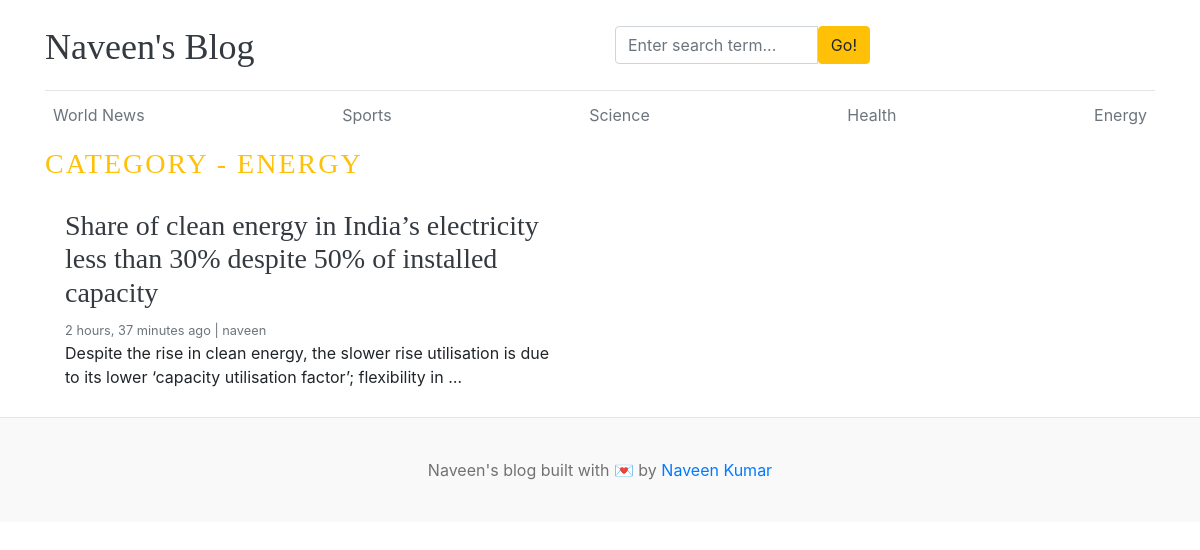
The page /category/5/ on the database its author committed.
### blogs/models.py (models this page shows, shortened)
class Category(models.Model):
    category_name = models.CharField(max_length=50, unique=True)
    created_at = models.DateField(auto_now_add=True)
    updated_at = models.DateTimeField(auto_now=True)
    class Meta:
        verbose_name_plural = "categories"
    def __str__(self):
        return self.category_name

class Blog(models.Model):
    title = models.CharField(max_length=100)
    slug = models.SlugField(max_length=150, unique=True, blank=True)
    category = models.ForeignKey(Category, on_delete=models.CASCADE)
    author = models.ForeignKey(User, on_delete=models.CASCADE)
    feature_image = models.ImageField(upload_to="uploads/%Y/%m/%d")
    short_description = models.TextField(max_length=500)
    blog_body = models.TextField(max_length=2000)
    status = models.CharField(
        max_length=20, choices=BLOG_STATUS_CHOICES, default="Draft"
    )
    is_featured = models.BooleanField(default=False)
    created_at = models.DateTimeField(auto_now_add=True)
    updated_at = models.DateTimeField(auto_now=True)

### blogs/views.py (the view)
# urls.py: path('<int:category_id>/',views.posts_by_category,name='posts_by_category')
def posts_by_category(request, category_id):
    posts = Blog.objects.filter(status="Published", category=category_id)
    try:
        category = Category.objects.get(id=category_id)
    except:
        return redirect("404.html")
    context = {"posts": posts, "category": category}
    return render(request, "posts_by_category.html", context)

### blogs/context_processors.py (called while the page is built)
def get_categories(request):
    categories = Category.objects.all()
    return dict(categories=categories)

def get_social_links(request):
    social_media_links = SocialMedia.objects.filter(status='Active').order_by('order')
    return dict(social_media_links=social_media_links)

def get_about(request):
    about =  About.objects.first()
    return dict(about=about)

### templates/posts_by_category.html
{% extends "base.html" %}
{% block content%}
<h3 class="text-uppercase text-warning" style="letter-spacing:2px">Category - {{ category }}</h3>
  <div class="row mb-2">
{% if posts %}
{% for post in posts %}
    <div class="col-md-6">
      <div class="card border-0" >
        <div class="card-body">
          <h3><a href="{% url 'blogs' post.slug %}" class="text-dark">{{post.title}}</a></h3>
          <small class="mb-1 text-muted">{{post.created_at | timesince}} ago | {{post.author}}</small>
          <p class="card-text">{{post.short_description | truncatewords:20}}</p>
        </div>
      </div>
    </div>
{% endfor %}
{% else %}
<p> No post found </p>
{% endif %}
  </div>
</div>
{% endblock %}

### templates/base.html (shortened to what this page needs)
{% load static %}
<!DOCTYPE html>
<html lang="en">
    <head>
        <link href="https://getbootstrap.com/docs/4.0/dist/css/bootstrap.min.css"
              rel="stylesheet">
        <link rel="stylesheet" href="https://cdnjs.cloudflare.com/ajax/libs/font-awesome/4.7.0/css/font-awesome.min.css">
        <link href="{% static 'css/blog.css' %}" rel="stylesheet">
    </head>
    <body>
        <div class="container">
            <header class="blog-header py-3">
                <div class="row flex-nowrap justify-content-between align-items-center">
                    <div class="col-6 pt-1">
                        <a class="blog-header-logo text-dark" href="/">Naveen's Blog</a>
                    </div>
                    <div class="col-3">
                        <form action="{% url 'search' %}" method='GET'>
                            <div class="input-group">
                                <input class="form-control"
                                       name="keyword"
                                       type="text"
                                       value="{{keyword}}"
                                       placeholder="Enter search term..."
                                       aria-label="Enter search term..."
                                       id="button-search" />
                                <button class="btn btn-warning" id="button-search" type="submit">Go!</button>
                            </div>
                        </form>
                    </div>
                    <div class="col-3 d-flex justify-content-end align-items-center">
                    </div>
                </div>
            </header>
            <div class="nav-scroller py-1 mb-2">
                <nav class="nav d-flex justify-content-between">
                    {% for category in categories %}
                        <a class="p-2 text-muted"
                           href="{% url 'posts_by_category' category.id %}">{{ category.category_name|capfirst }}</a>
                    {% endfor %}
                </nav>
            </div>
            {% block content %}{% endblock %}
            <footer class="blog-footer">
                <p>
                    Naveen's blog built with 💌 by <a href="#">Naveen Kumar</a>
                </p>
            </footer>
        </body>
    </html>

### blog_main/static/css/blog.css (style rules this page uses)
.blog-header { border-bottom: 1px solid #e5e5e5; }
.blog-header-logo { font-family: "Playfair Display", Georgia, "Times New Roman", serif; font-size: 2.25rem; }
h1, h2, h3, h4, h5, h6 { font-family: "Playfair Display", Georgia, "Times New Roman", serif; }
.blog-footer { padding: 2.5rem 0; color: #727272; text-align: center; background-color: #f9f9f9; border-top: .05rem solid #e5e5e5; }
.blog-footer p:last-child { margin-bottom: 0; }

### rows shown on the page
Category: category_name "World News"
Category: category_name "Sports"
Category: category_name "Science"
Category: category_name "Health"
Category: category_name "Energy", category_name "ENERGY"
Blog: title "Share of clean energy in India’s electricity less than 30% despite 50% of installed capacity", created_at "2 hours, 37 minutes", author "naveen", short_description "Despite the rise in clean energy, the slower rise utilisation is due to its lower ‘capacity utilisation factor’; flexibility in …"
